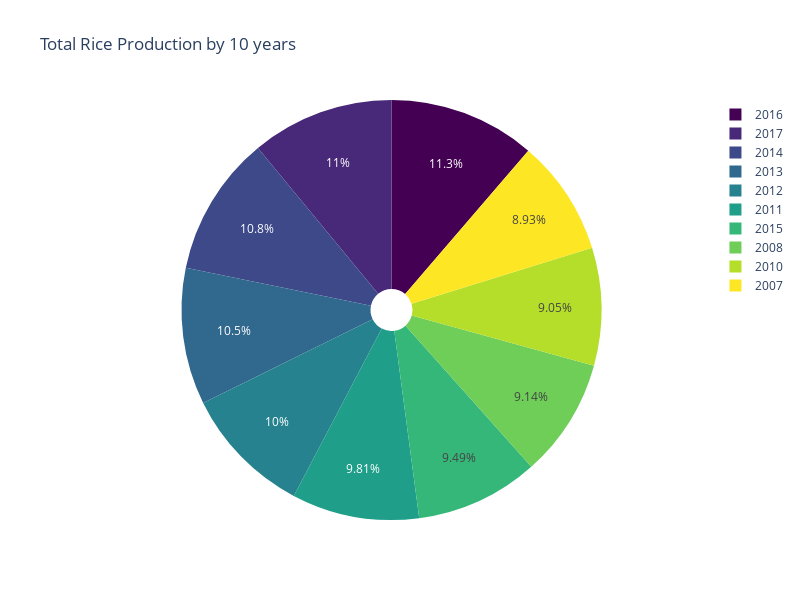

Notebook code for this chart:
### Code cell
fig = px.pie(rice_year, names='Year', values='RICE PRODUCTION (1000 tons)',
             title='Total Rice Production by 10 years',
             labels={'Year': 'Year', 'RICE PRODUCTION (1000 tons)': 'RICE PRODUCTION (1000 tons)'},
             color='Year', color_discrete_sequence=px.colors.sequential.Viridis,
             hole=0.1
             )
fig.update_layout(height=600,width=800)
fig.show()

### Figure 1 — Plotly figure (JSON) as saved in the notebook; plotly's stock layout.template omitted (floating-point values rounded to 4 significant figures)
{"data": [{"customdata": [[2016], [2017], [2014], [2013], [2012], [2011], [2015], [2008], [2010], [2007]], "domain": {"x": [0, 1], "y": [0, 1]}, "hole": 0.1, "hovertemplate": "Year=%{customdata[0]}<br>RICE PRODUCTION (1000 tons)=%{value}<extra></extra>", "labels": [2016, 2017, 2014, 2013, 2012, 2011, 2015, 2008, 2010, 2007], "legendgroup": "", "marker": {"colors": ["#440154", "#482878", "#3e4989", "#31688e", "#26828e", "#1f9e89", "#35b779", "#6ece58", "#b5de2b", "#fde725"]}, "name": "", "showlegend": true, "type": "pie", "values": [117600.0, 114300.0, 112600.0, 109600.0, 104200.0, 102200.0, 98820.0, 95230.0, 94300.0, 93000.0]}], "layout": {"height": 600, "legend": {"tracegroupgap": 0}, "piecolorway": ["#440154", "#482878", "#3e4989", "#31688e", "#26828e", "#1f9e89", "#35b779", "#6ece58", "#b5de2b", "#fde725"], "title": {"text": "Total Rice Production by 10 years"}, "width": 800}}
